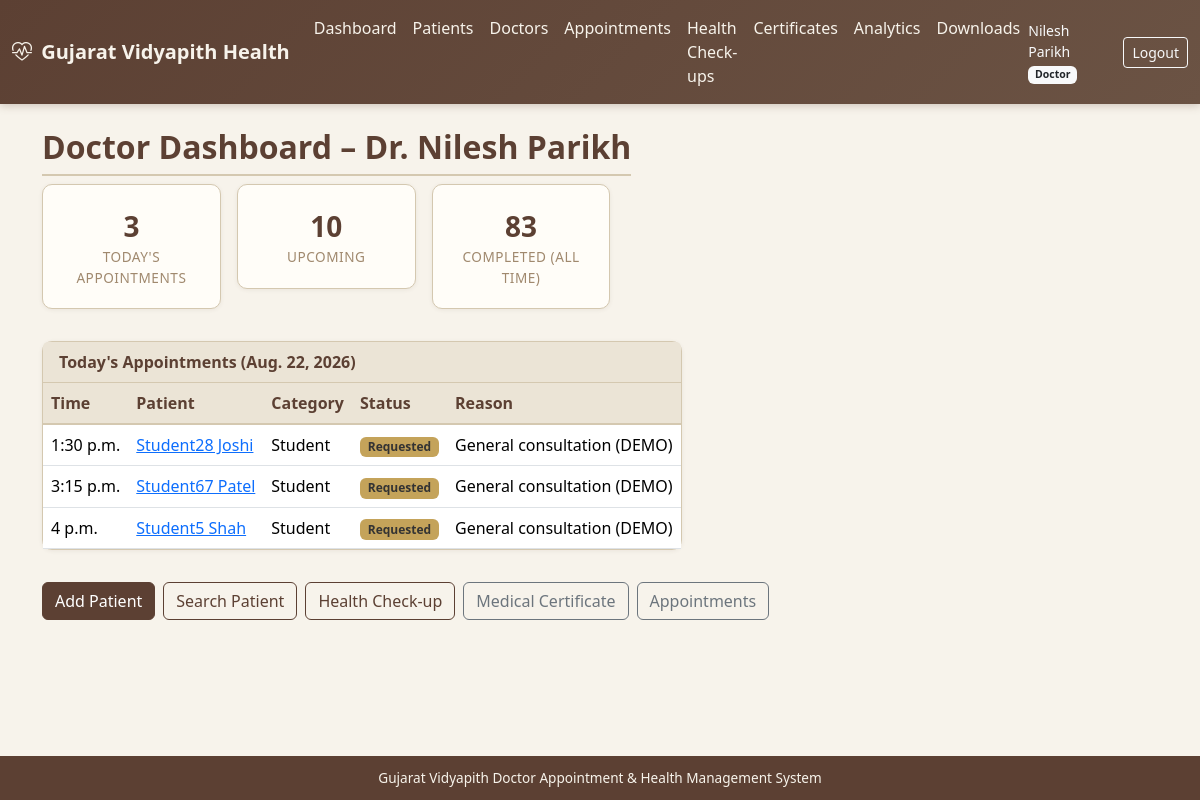
Page /accounts/dashboard/ (signed in) on the committed database.
### accounts/models.py (models this page shows, shortened)
class User(AbstractUser):
    role = models.ForeignKey(
        Role, on_delete=models.SET_NULL, null=True, blank=True, related_name='users'
    )
    mobile = models.CharField(max_length=15, blank=True)
    gender = models.CharField(
        max_length=10,
        choices=[('Male', 'Male'), ('Female', 'Female'), ('Other', 'Other')],
        blank=True,
    )
    profile_photo = models.ImageField(upload_to='profiles/', blank=True, null=True)
    is_active_user = models.BooleanField(default=True)
    created_at = models.DateTimeField(auto_now_add=True)
    updated_at = models.DateTimeField(auto_now=True)
    class Meta:
        ordering = ['username']
    @property
    def role_code(self):
        return self.role.code if self.role else None

class Role(models.Model):
    ADMIN = 'admin'
    DOCTOR = 'doctor'
    STUDENT = 'student'
    STAFF = 'staff'
    STAFF_FAMILY = 'staff_family'
    HOD = 'hod'
    SUPER_ADMIN = 'super_admin'
    ROLE_CHOICES = [
        (ADMIN, 'Administrator'),
        (DOCTOR, 'Doctor'),
        (STUDENT, 'Student'),
        (STAFF, 'Staff'),
        (STAFF_FAMILY, 'Staff Family Member'),
        (HOD, 'HOD'),
        (SUPER_ADMIN, 'Super Administrator'),
    ]
    code = models.CharField(max_length=20, choices=ROLE_CHOICES, unique=True)
    name = models.CharField(max_length=50)
    description = models.TextField(blank=True)
    is_active = models.BooleanField(default=True)
    created_at = models.DateTimeField(auto_now_add=True)
    class Meta:
        ordering = ['name']

### doctors/models.py (models this page shows, shortened)
class Doctor(models.Model):
    doctor_id = models.CharField(max_length=30, unique=True)
    user = models.OneToOneField(
        settings.AUTH_USER_MODEL,
        on_delete=models.SET_NULL,
        null=True,
        blank=True,
        related_name='doctor_profile',
    )
    name = models.CharField(max_length=150)
    gender = models.CharField(
        max_length=10,
        choices=[('Male', 'Male'), ('Female', 'Female'), ('Other', 'Other')],
        blank=True,
    )
    qualification = models.CharField(max_length=200, blank=True)
    medical_system = models.ForeignKey(
        MedicalSystem, on_delete=models.SET_NULL, null=True, blank=True, related_name='doctors'
    )
    specialization = models.ForeignKey(
        Specialization, on_delete=models.SET_NULL, null=True, related_name='doctors'
    )
    department = models.ForeignKey(
        Department, on_delete=models.SET_NULL, null=True, blank=True, related_name='doctors'
    )
    registration_number = models.CharField(max_length=50, blank=True)
    email = models.EmailField(blank=True)
    mobile = models.CharField(max_length=15, blank=True)
    experience_years = models.PositiveSmallIntegerField(default=0)
    profile_photo = models.ImageField(upload_to='doctors/', blank=True, null=True)
    availability = models.CharField(
        max_length=20,
        choices=[('Available', 'Available'), ('Unavailable', 'Unavailable'), ('On Leave', 'On Leave')],
        default='Available',
    )
    status = models.CharField(
        max_length=20,
        choices=[('Active', 'Active'), ('Inactive', 'Inactive')],
        default='Active',
    )
    created_at = models.DateTimeField(auto_now_add=True)
    updated_at = models.DateTimeField(auto_now=True)
    class Meta:
        ordering = ['name']

### appointments/models.py (models this page shows, shortened)
class Appointment(models.Model):
    STATUS_REQUESTED = 'requested'
    STATUS_CONFIRMED = 'confirmed'
    STATUS_IN_CONSULTATION = 'in_consultation'
    STATUS_COMPLETED = 'completed'
    STATUS_CANCELLED = 'cancelled'
    STATUS_RESCHEDULED = 'rescheduled'
    STATUS_NO_SHOW = 'no_show'
    STATUS_CHOICES = [
        (STATUS_REQUESTED, 'Requested'),
        (STATUS_CONFIRMED, 'Confirmed'),
        (STATUS_IN_CONSULTATION, 'In Consultation'),
        (STATUS_COMPLETED, 'Completed'),
        (STATUS_CANCELLED, 'Cancelled'),
        (STATUS_RESCHEDULED, 'Rescheduled'),
        (STATUS_NO_SHOW, 'No-show'),
    ]
    appointment_number = models.CharField(max_length=30, unique=True, db_index=True)
    patient = models.ForeignKey(Patient, on_delete=models.CASCADE, related_name='appointments')
    doctor = models.ForeignKey(Doctor, on_delete=models.CASCADE, related_name='appointments')
    appointment_date = models.DateField(db_index=True)
    appointment_time = models.TimeField()
    status = models.CharField(max_length=20, choices=STATUS_CHOICES, default=STATUS_REQUESTED, db_index=True)
    reason = models.CharField(max_length=300, blank=True)
    notes = models.TextField(blank=True)
    cancelled_reason = models.CharField(max_length=300, blank=True)
    created_by = models.ForeignKey(
        settings.AUTH_USER_MODEL, on_delete=models.SET_NULL, null=True, blank=True, related_name='appointments_created'
    )
    created_at = models.DateTimeField(auto_now_add=True)
    updated_at = models.DateTimeField(auto_now=True)
    class Meta:
        ordering = ['-appointment_date', '-appointment_time']
        indexes = [
            models.Index(fields=['doctor', 'appointment_date', 'appointment_time']),
            models.Index(fields=['patient', 'appointment_date']),
        ]
        constraints = [
            models.UniqueConstraint(
                fields=['doctor', 'appointment_date', 'appointment_time'],
                condition=models.Q(status__in=['requested', 'confirmed', 'in_consultation']),
                name='unique_active_doctor_slot',
            )
        ]

### patients/models.py (models this page shows, shortened)
class Patient(models.Model):
    CATEGORY_STUDENT = 'student'
    CATEGORY_STAFF = 'staff'
    CATEGORY_STAFF_FAMILY = 'staff_family'
    CATEGORY_CHOICES = [
        (CATEGORY_STUDENT, 'Student'),
        (CATEGORY_STAFF, 'University Staff'),
        (CATEGORY_STAFF_FAMILY, 'Staff Family Member'),
    ]
    patient_id = models.CharField(max_length=30, unique=True, db_index=True)
    user = models.OneToOneField(
        settings.AUTH_USER_MODEL,
        on_delete=models.SET_NULL,
        null=True,
        blank=True,
        related_name='patient_profile',
    )
    category = models.CharField(max_length=20, choices=CATEGORY_CHOICES, db_index=True)
    name = models.CharField(max_length=150, db_index=True)
    gender = models.CharField(
        max_length=10,
        choices=[('Male', 'Male'), ('Female', 'Female'), ('Other', 'Other')],
        blank=True,
    )
    date_of_birth = models.DateField(null=True, blank=True)
    email = models.EmailField(blank=True, db_index=True)
    mobile = models.CharField(max_length=15, blank=True, db_index=True)
    address = models.TextField(blank=True)
    blood_group = models.CharField(max_length=5, blank=True)
    emergency_contact = models.CharField(max_length=15, blank=True)
    status = models.CharField(
        max_length=20,
        choices=[('Active', 'Active'), ('Inactive', 'Inactive')],
        default='Active',
    )
    created_at = models.DateTimeField(auto_now_add=True)
    updated_at = models.DateTimeField(auto_now=True)
    created_by = models.ForeignKey(
        settings.AUTH_USER_MODEL,
        on_delete=models.SET_NULL,
        null=True,
        blank=True,
        related_name='patients_created',
    )
    class Meta:
        ordering = ['name']
        indexes = [
            models.Index(fields=['name', 'mobile']),
            models.Index(fields=['category', 'status']),
        ]

### accounts/views.py (the view, shortened to what this page needs)
# urls.py: path('dashboard/', views.dashboard, name='dashboard'),
@login_required
def dashboard(request):
    user = request.user
    role = user.role_code if user.role else None
    if not role and not user.is_superuser:
        return redirect('accounts:google_complete')
    allowed, reason = _user_may_login(user)
    if not allowed and not user.is_superuser:
        from django.contrib.auth import logout as django_logout
        django_logout(request)
        messages.error(request, reason or 'Access denied.')
        return redirect('accounts:login')
    today = date.today()
    context = {'role': role, 'today': today}
    if role == Role.DOCTOR:
        doctor = getattr(user, 'doctor_profile', None)
        if doctor:
            context.update({
                'doctor': doctor,
                'today_appts': Appointment.objects.filter(
                    doctor=doctor, appointment_date=today
                ).exclude(status=Appointment.STATUS_CANCELLED).select_related('patient').order_by('appointment_time'),
                'upcoming': Appointment.objects.filter(
                    doctor=doctor, appointment_date__gt=today,
                    status__in=[Appointment.STATUS_CONFIRMED, Appointment.STATUS_REQUESTED],
                ).select_related('patient').order_by('appointment_date', 'appointment_time')[:10],
                'completed_count': Appointment.objects.filter(
                    doctor=doctor, status=Appointment.STATUS_COMPLETED
                ).count(),
            })
        return render(request, 'accounts/dashboard_doctor.html', context)

### accounts/views.py (called while the page is built, shortened)
def _user_may_login(user):
    if not user:
        return False, 'Invalid username or password.'
    if not user.is_active or not getattr(user, 'is_active_user', True):
        return False, 'Your account is inactive. Contact the administrator.'
    role_code = user.role_code if getattr(user, 'role', None) else None
    if user.is_superuser or role_code in (Role.ADMIN, Role.SUPER_ADMIN):
        return True, None
    if role_code == Role.DOCTOR:
        try:
            doctor = user.doctor_profile
        except Exception:
            doctor = None
        if doctor is None:
            return False, 'No doctor profile linked. Contact the administrator.'
        if doctor.status != 'Active':
            return False, 'Your doctor profile is inactive. Contact the administrator.'
        return True, None

### templates/accounts/dashboard_doctor.html (shortened to what this page needs)
{% extends "base.html" %}
{% block content %}
<div class="container">
  <div class="d-flex justify-content-between flex-wrap gap-2 mb-2">
  <h2 class="page-title mb-0">Doctor Dashboard – Dr. {{ doctor.name|default:user.get_full_name }}</h2>
  <div class="row g-3 mb-4">
    <div class="col-md-4"><div class="card card-gv kpi-card"><div class="kpi-value">{{ today_appts|length }}</div><div class="kpi-label">Today's Appointments</div></div></div>
    <div class="col-md-4"><div class="card card-gv kpi-card"><div class="kpi-value">{{ upcoming|length }}</div><div class="kpi-label">Upcoming</div></div></div>
    <div class="col-md-4"><div class="card card-gv kpi-card"><div class="kpi-value">{{ completed_count }}</div><div class="kpi-label">Completed (all time)</div></div></div>
  </div>
  <div class="card card-gv mb-3">
    <div class="card-header">Today's Appointments ({{ today }})</div>
    <div class="table-responsive">
      <table class="table table-gv mb-0">
        <thead><tr><th>Time</th><th>Patient</th><th>Category</th><th>Status</th><th>Reason</th></tr></thead>
        <tbody>
        {% for a in today_appts %}
        <tr>
          <td>{{ a.appointment_time }}</td>
          <td><a href="{% url 'patients:detail' a.patient.patient_id %}">{{ a.patient.name }}</a></td>
          <td>{{ a.patient.get_category_display }}</td>
          <td><span class="badge badge-status-{{ a.status }}">{{ a.get_status_display }}</span></td>
          <td>{{ a.reason|truncatechars:40 }}</td>
        </tr>
        {% empty %}
        <tr><td colspan="5" class="text-muted text-center">No appointments today</td></tr>
        {% endfor %}
        </tbody>
      </table>
    </div>
  </div>
</div>
  <div class="mt-3 d-flex gap-2 flex-wrap">
    <a href="{% url 'patients:doctor_add' %}" class="btn btn-gv">Add Patient</a>
    <a href="{% url 'patients:index' %}" class="btn btn-outline-gv">Search Patient</a>
    <a href="{% url 'health_records:entry_start' %}" class="btn btn-outline-gv">Health Check-up</a>
    <a href="{% url 'certificates:create' %}" class="btn btn-outline-secondary">Medical Certificate</a>
    <a href="{% url 'appointments:index' %}" class="btn btn-outline-secondary">Appointments</a>
  </div>
{% endblock %}

### templates/base.html (shortened to what this page needs)
{% load static %}
<!DOCTYPE html>
<html lang="en">
<head>
  <link href="https://cdn.jsdelivr.net/npm/bootstrap@5.3.3/dist/css/bootstrap.min.css" rel="stylesheet">
  <link href="https://cdn.jsdelivr.net/npm/bootstrap-icons@1.11.3/font/bootstrap-icons.min.css" rel="stylesheet">
  <link href="{% static 'css/gv-theme.css' %}" rel="stylesheet">
</head>
<body class="d-flex flex-column">
{% if user.is_authenticated %}
<nav class="navbar navbar-expand-lg navbar-gv">
  <div class="container-fluid">
    <a class="navbar-brand fw-semibold" href="{% url 'accounts:dashboard' %}">
      <i class="bi bi-heart-pulse me-1"></i> Gujarat Vidyapith Health
    </a>
    <div class="collapse navbar-collapse" id="navMain">
      <ul class="navbar-nav me-auto">
        <li class="nav-item"><a class="nav-link" href="{% url 'accounts:dashboard' %}">Dashboard</a></li>
        {% if user.is_superuser or user.role_code == 'admin' or user.role_code == 'super_admin' or user.role_code == 'doctor' %}
        <li class="nav-item"><a class="nav-link" href="{% url 'patients:index' %}">Patients</a></li>
        {% endif %}
        <li class="nav-item"><a class="nav-link" href="{% url 'doctors:index' %}">Doctors</a></li>
        <li class="nav-item"><a class="nav-link" href="{% url 'appointments:index' %}">Appointments</a></li>
        <li class="nav-item"><a class="nav-link" href="{% url 'health_records:index' %}">Health Check-ups</a></li>
        <li class="nav-item"><a class="nav-link" href="{% url 'certificates:index' %}">Certificates</a></li>
        <li class="nav-item"><a class="nav-link" href="{% url 'analytics:index' %}">Analytics</a></li>
        <li class="nav-item"><a class="nav-link" href="{% url 'analytics:downloads' %}">Downloads</a></li>
      </ul>
      <span class="navbar-text text-light me-3 small">
        {{ user.get_full_name|default:user.username }}
        {% if user.role %}<span class="badge bg-light text-dark">{{ user.role.name }}</span>{% endif %}
      </span>
      <a class="btn btn-sm btn-outline-light" href="{% url 'accounts:logout' %}">Logout</a>
    </div>
  </div>
</nav>
{% endif %}
<main class="container-fluid py-4 flex-grow-1">
  {% block content %}{% endblock %}
</main>
<footer class="footer-gv text-center">
  <div class="container">
    Gujarat Vidyapith Doctor Appointment &amp; Health Management System
  </div>
</footer>
</body>
</html>

### static/css/gv-theme.css (style rules this page uses)
:root { --gv-cream: #f7f3eb; --gv-cream-dark: #ebe4d6; --gv-brown: #5c4033; --gv-brown-light: #8b6914; --gv-earth: #6b5344; --gv-muted: #a0896e; --gv-accent: #3d5a40; --gv-text: #2c2416; --gv-border: #d4c8b0; --gv-card: #fffdf8; --gv-success: #4a7c59; --gv-warning: #c4a35a; --gv-danger: #a65d57; }
body { background-color: var(--gv-cream); color: var(--gv-text); font-family: 'Segoe UI', system-ui, -apple-system, sans-serif; min-height: 100vh; }
.navbar-gv { background: linear-gradient(135deg, var(--gv-brown) 0%, var(--gv-earth) 100%); box-shadow: 0 2px 8px rgba(92, 64, 51, 0.25); }
.navbar-gv .navbar-brand, .navbar-gv .nav-link { color: var(--gv-cream) !important; }
.card-gv { background: var(--gv-card); border: 1px solid var(--gv-border); border-radius: 10px; box-shadow: 0 1px 4px rgba(92, 64, 51, 0.08); }
.card-gv .card-header { background: var(--gv-cream-dark); border-bottom: 1px solid var(--gv-border); color: var(--gv-brown); font-weight: 600; }
.kpi-card { text-align: center; padding: 1.25rem; }
.kpi-card .kpi-value { font-size: 1.75rem; font-weight: 700; color: var(--gv-brown); }
.kpi-card .kpi-label { font-size: 0.85rem; color: var(--gv-muted); text-transform: uppercase; letter-spacing: 0.04em; }
.btn-gv { background: var(--gv-brown); border-color: var(--gv-brown); color: #fff; }
.btn-outline-gv { border-color: var(--gv-brown); color: var(--gv-brown); }
.badge-status-requested { background: var(--gv-warning); color: #333; }
.table-gv thead th { background: var(--gv-cream-dark); color: var(--gv-brown); border-bottom: 2px solid var(--gv-border); font-weight: 600; }
.page-title { color: var(--gv-brown); font-weight: 600; border-bottom: 2px solid var(--gv-border); padding-bottom: 0.5rem; margin-bottom: 1.25rem; }
.footer-gv { background: var(--gv-brown); color: var(--gv-cream); font-size: 0.85rem; padding: 0.75rem 0; margin-top: auto; }

### rows in the picture
User: get_full_name "Nilesh Parikh", role.name "Doctor"
Doctor: name "Nilesh Parikh"
Appointment: appointment_time "1:30 p.m.", patient.name "Student28 Joshi", patient.category "Student", status "Requested", reason "General consultation (DEMO)"
Appointment: appointment_time "3:15 p.m.", patient.name "Student67 Patel", patient.category "Student", status "Requested", reason "General consultation (DEMO)"
Appointment: appointment_time "4 p.m.", patient.name "Student5 Shah", patient.category "Student", status "Requested", reason "General consultation (DEMO)"

### other values in the picture
{{ today_appts|length }} "3"
{{ upcoming|length }} "10"
{{ completed_count }} "83"
